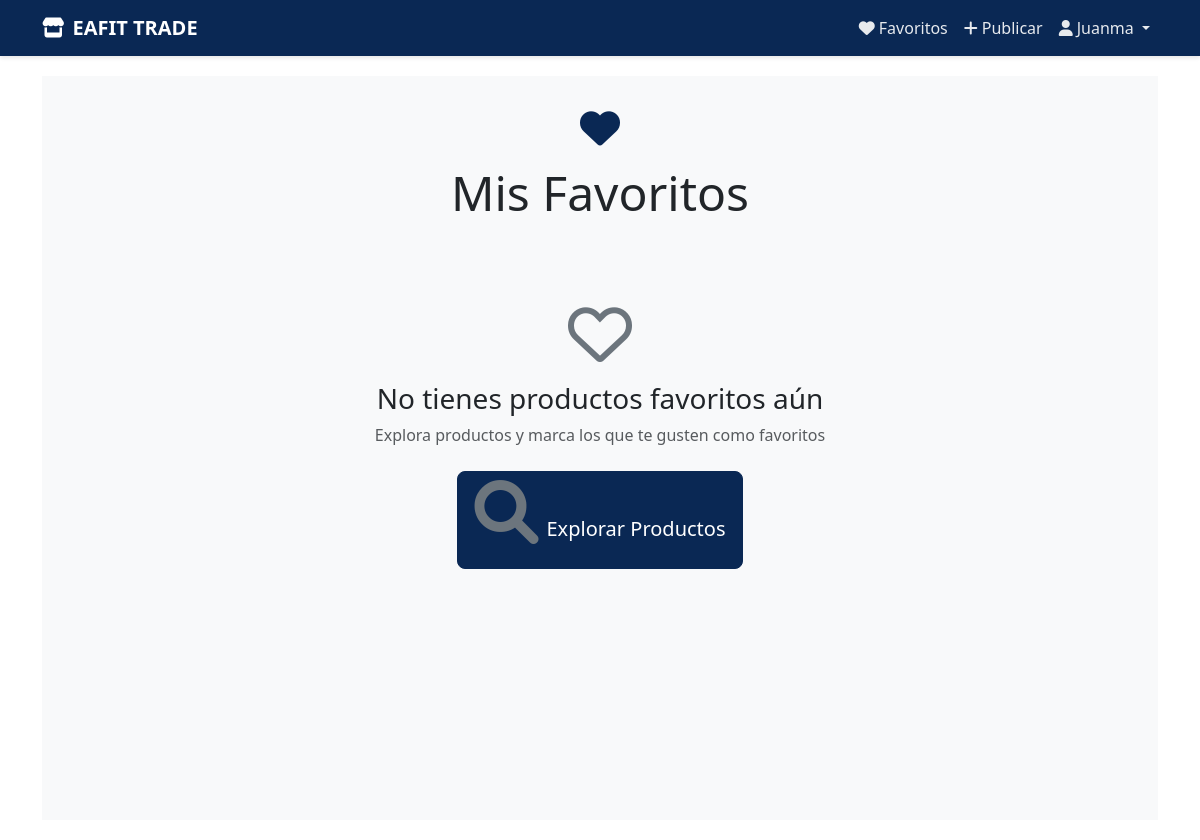
Before: /favorites/ (signed in) with the older database file.
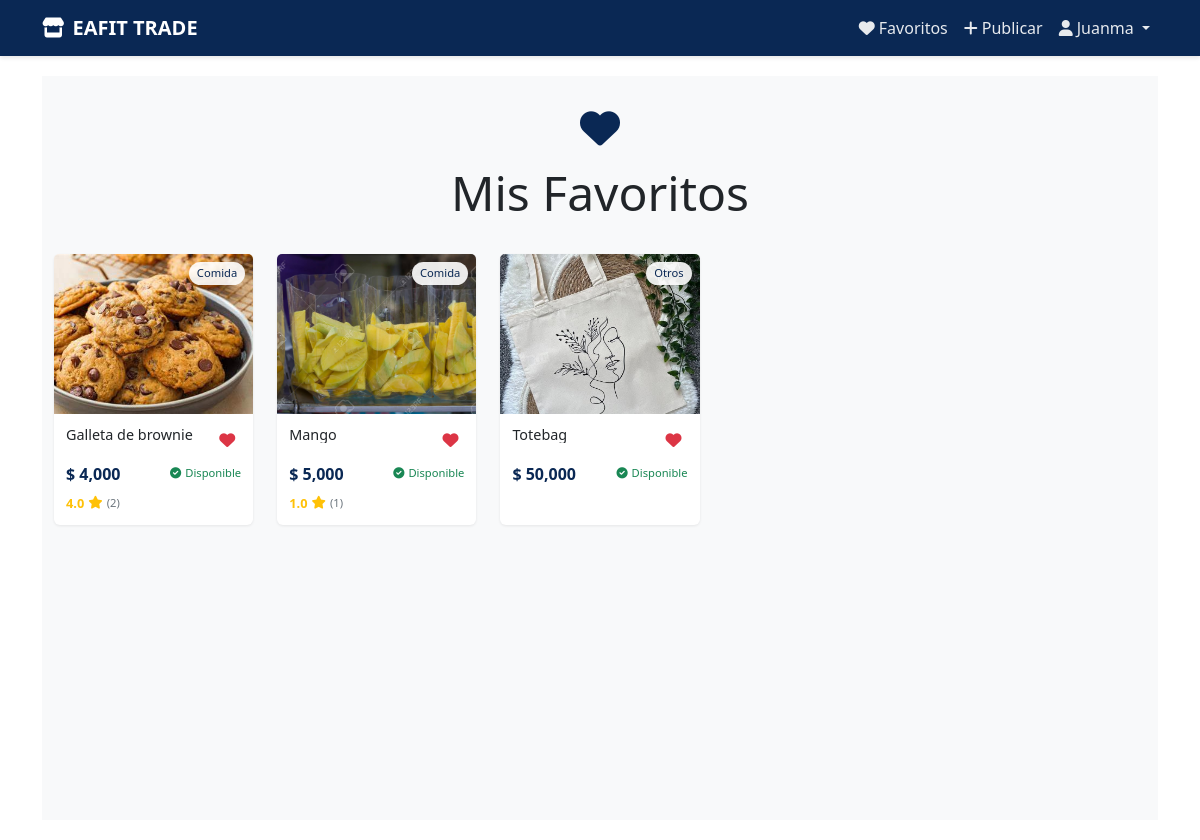
After: the same page with the newer database file.
### products/models.py (models this page shows, shortened)
class Favorite(models.Model):
    user = models.ForeignKey(
        User,
        on_delete=models.CASCADE,
        related_name='favorites'
    )
    product = models.ForeignKey(
        Product,
        on_delete=models.CASCADE,
        related_name='favorited_by'
    )
    created_at = models.DateTimeField(
        auto_now_add=True,
        verbose_name='Fecha de agregado'
    )
    class Meta:
        unique_together = ['user', 'product']
        ordering = ['-created_at']
        verbose_name = 'Favorito'
        verbose_name_plural = 'Favoritos'

class Product(models.Model):
    CATEGORY_CHOICES = [
        ('Comida', 'Comida'),
        ('Ropa', 'Ropa'),
        ('Tecnología', 'Tecnología'),
        ('Libros', 'Libros'),
        ('Otros', 'Otros'),
    ]
    CONDITION_CHOICES = [
        ('Nuevo', 'Nuevo'),
        ('Usado', 'Usado'),
        ('Buen estado', 'Buen estado'),
    ]
    FOOD_TYPE_CHOICES = [
        ('Panadería', 'Panadería'),
        ('Galletas', 'Galletas'),
        ('Repostería', 'Repostería'),
        ('Frutas', 'Frutas'),
        ('Frituras', 'Frituras'),
        ('Dulces', 'Dulces'),
        ('Helados', 'Helados'),
        ('Snacks', 'Snacks'),
        ('Comida rápida', 'Comida rápida'),
        ('Otros', 'Otros'),
    ]
    name = models.CharField(
        max_length=255,
        verbose_name='Nombre',
        help_text='Nombre del producto'
    )
    category = models.CharField(
        max_length=50,
        choices=CATEGORY_CHOICES,
        verbose_name='Categoría',
        null=True,
        blank=True
    )
    food_type = models.CharField(
        max_length=50,
        choices=FOOD_TYPE_CHOICES,
        verbose_name='Tipo de Comida',
        blank=True,
        null=True
    )
    description = models.TextField(
        verbose_name='Descripción',
        help_text='Describe tu producto detalladamente'
    )
    price = models.DecimalField(
        max_digits=10,
        decimal_places=2,
        validators=[MinValueValidator(0.01)],
        verbose_name='Precio',
        help_text='Precio en pesos colombianos'
    )
    published_at = models.DateTimeField(
        default=timezone.now,
        verbose_name='Fecha de publicación'
    )
    condition = models.CharField(
        max_length=50,
        choices=CONDITION_CHOICES,
        verbose_name='Estado',
        blank=True,
        null=True
    )
    image = models.ImageField(
        upload_to='products/',
        verbose_name='Imagen',
        help_text='Imagen del producto'
    )
    seller = models.ForeignKey(
        User,
        on_delete=models.CASCADE,
        verbose_name='Vendedor',
        related_name='products'
    )
    available = models.BooleanField(
        default=True,
        verbose_name='Disponible'
    )
    class Meta:
        verbose_name = 'Producto'
        verbose_name_plural = 'Productos'
        ordering = ['-published_at']
        indexes = [
            models.Index(fields=['name']),
            models.Index(fields=['category']),
            models.Index(fields=['available']),
        ]
    @property
    def average_rating(self):
        comments = self.comments.all()
        if not comments:
            return 0
        return round(sum(comment.rating for comment in comments) / len(comments), 1)
    @property
    def total_ratings(self):
        return self.comments.count()

class Comment(models.Model):
    product = models.ForeignKey(
        Product,
        on_delete=models.CASCADE,
        related_name='comments'
    )
    user = models.ForeignKey(
        User,
        on_delete=models.CASCADE,
        related_name='comments'
    )
    text = models.TextField(
        max_length=500,
        verbose_name='Comentario'
    )
    rating = models.PositiveSmallIntegerField(
        verbose_name='Calificación',
        validators=[MinValueValidator(0), MaxValueValidator(5)],
        help_text='Calificación de 0 a 5 estrellas'
    )
    created_at = models.DateTimeField(
        auto_now_add=True,
        verbose_name='Fecha de publicación'
    )
    class Meta:
        ordering = ['-created_at']
        verbose_name = 'Comentario'
        verbose_name_plural = 'Comentarios'

### products/views.py (the view)
# urls.py: path('favorites/', products_views.favorites_list, name='favorites_list'),
@login_required
def favorites_list(request):
    favorites = Favorite.objects.filter(user=request.user)
    return render(request, 'products/favorites.html', {
        'favorites': favorites
    })

### products/templates/products/favorites.html (shortened to what this page needs)
{% extends 'products/base.html' %}
{% load humanize %}
{% block content %}
<section class="favorites-section">
    <div class="container">
        <div class="favorites-header">
            <i class="fas fa-heart favorites-icon"></i>
            <h1 class="display-5">Mis Favoritos</h1>
        </div>
        {% if favorites %}
        <div class="row g-4">
            {% for favorite in favorites %}
            <div class="col-12 col-sm-6 col-lg-4 col-xl-3" id="favorite-{{ favorite.product.id }}">
                <a href="{% url 'product_detail' favorite.product.id %}" class="text-decoration-none">
                    <div class="card product-card {% if not favorite.product.available %}product-unavailable{% endif %}">
                        <div class="position-relative">
                            {% if favorite.product.image %}
                            <img src="{{ favorite.product.image.url }}"
                                 class="card-img-top product-image {% if not favorite.product.available %}grayscale{% endif %}"
                                 alt="{{ favorite.product.name }}">
                            {% endif %}
                            <span class="category-badge">{{ favorite.product.get_category_display }}</span>
                        </div>
                        <div class="card-body">
                            <div class="d-flex justify-content-between align-items-start mb-2">
                                <h5 class="card-title text-dark mb-0">{{ favorite.product.name }}</h5>
                                <button
                                    onclick="toggleFavorite(event, {{ favorite.product.id }})"
                                    class="favorite-btn"
                                    title="Eliminar de favoritos"
                                >
                                    <i class="fas fa-heart text-danger"></i>
                                </button>
                            </div>
                            <div class="d-flex justify-content-between align-items-center mb-2">
                                <p class="price mb-0">$ {{ favorite.product.price|floatformat:0|intcomma }}</p>
                                <span class="availability-badge {% if favorite.product.available %}text-success{% else %}text-danger{% endif %}">
                                    {% if favorite.product.available %}
                                        <i class="fas fa-check-circle me-1"></i>Disponible
                                    {% else %}
                                        <i class="fas fa-times-circle me-1"></i>No disponible
                                    {% endif %}
                                </span>
                            </div>
                            {% if favorite.product.total_ratings > 0 %}
                            <div class="star-rating">
                                <span class="rating-value">{{ favorite.product.average_rating }}</span>
                                <i class="fas fa-star"></i>
                                <span class="rating-count">({{ favorite.product.total_ratings }})</span>
                            </div>
                            {% endif %}
                        </div>
                    </div>
                </a>
            </div>
            {% endfor %}
        </div>
        {% else %}
        <div class="empty-favorites">
            <i class="far fa-heart mb-3"></i>
            <h3>No tienes productos favoritos aún</h3>
            <p class="text-muted mb-4">Explora productos y marca los que te gusten como favoritos</p>
            <a href="{% url 'home' %}" class="btn btn-primary btn-lg">
                <i class="fas fa-search me-2"></i>Explorar Productos
            </a>
        </div>
        {% endif %}
    </div>
</section>
{% endblock %}

### products/templates/products/base.html (shortened to what this page needs)
<!DOCTYPE html>
<html>
<head>
    <link href="https://cdn.jsdelivr.net/npm/bootstrap@5.3.2/dist/css/bootstrap.min.css" rel="stylesheet">
    <link href="https://cdnjs.cloudflare.com/ajax/libs/font-awesome/6.0.0/css/all.min.css" rel="stylesheet">
</head>
<body>
    <nav class="navbar navbar-expand-lg navbar-dark">
        <div class="container">
            <a class="navbar-brand" href="{% url 'home' %}">
                <i class="fas fa-store me-2"></i>EAFIT TRADE
            </a>
            <div class="collapse navbar-collapse" id="navbarNav">
                <ul class="navbar-nav ms-auto">
                    {% if user.is_authenticated %}
                        <li class="nav-item">
                            <a class="nav-link" href="{% url 'favorites_list' %}">
                                <i class="fas fa-heart me-1"></i>Favoritos
                            </a>
                        </li>
                        <li class="nav-item">
                            <a class="nav-link" href="{% url 'add_product' %}">
                                <i class="fas fa-plus me-1"></i>Publicar
                            </a>
                        </li>
                        <li class="nav-item dropdown">
                            <a class="nav-link dropdown-toggle" href="#" role="button" data-bs-toggle="dropdown">
                                <i class="fas fa-user me-1"></i>{{ user.username }}
                            </a>
                        </li>
                    {% endif %}
                </ul>
            </div>
        </div>
    </nav>
    <div class="content">
        <div class="container">
            {% block content %}{% endblock %}
        </div>
    </div>
</body>
</html>

### products/templates/products/base.html (style rules this page uses)
:root { --primary-color: hwb(216 4% 67%); --secondary-color: #6c757d; }
.navbar { background-color: var(--primary-color); box-shadow: 0 2px 4px rgba(0,0,0,0.1); }
.navbar-brand { font-weight: bold; color: white !important; }
.nav-link { color: rgba(255,255,255,0.9) !important; }
.content { min-height: calc(100vh - 56px); padding: 20px 0; }

### products/templates/products/favorites.html (style rules this page uses)
.favorites-section { background-color: #f8f9fa; padding: 2rem 0; min-height: calc(100vh - 56px); }
.favorites-header { margin-bottom: 2rem; text-align: center; }
.favorites-icon { color: var(--primary-color); font-size: 2.5rem; margin-bottom: 1rem; }
.product-card { height: 100%; transition: all 0.2s; border: none; box-shadow: 0 1px 3px rgba(0,0,0,0.08); max-width: 280px; margin: 0 auto; }
.product-image { height: 160px; object-fit: cover; }
.card-body { padding: 0.75rem; }
.card-title { font-size: 0.9rem; font-weight: 500; line-height: 1.2; display: -webkit-box; -webkit-line-clamp: 2; -webkit-box-orient: vertical; overflow: hidden; margin-bottom: 0.25rem; }
.price { font-size: 1rem; font-weight: 600; color: var(--primary-color); }
.category-badge { position: absolute; top: 8px; right: 8px; background-color: rgba(255,255,255,0.9); padding: 0.2rem 0.5rem; border-radius: 16px; font-size: 0.7rem; color: var(--primary-color); }
.favorite-btn { padding: 0; width: 28px; height: 28px; display: flex; align-items: center; justify-content: center; border-radius: 50%; background: rgba(255,255,255,0.9); border: none; z-index: 2; }
.star-rating { display: flex; align-items: center; gap: 0.25rem; margin-top: 0.25rem; font-size: 0.8rem; color: #ffc107; }
.rating-value { font-weight: 600; }
.rating-count { color: var(--secondary-color); font-size: 0.7rem; }
.availability-badge { font-size: 0.7rem; font-weight: 500; }
.text-success { color: #198754 !important; }
.text-danger { color: #dc3545 !important; }
@media (min-width: 1200px) { .col-xl-3 { flex: 0 0 auto; width: 20%; } }

Changed rows visible on the page:
added Favorite: product.image (picture), product.category "Comida", product.name "Galleta de brownie", product.price "4,000", shows "Disponible", product.average_rating "4.0", product.total_ratings "2"
added Favorite: product.image (picture), product.category "Comida", product.name "Mango", product.price "5,000", shows "Disponible", product.average_rating "1.0", product.total_ratings "1"
added Favorite: product.image (picture), product.category "Otros", product.name "Totebag", product.price "50,000", shows "Disponible"
Other visible differences:
text no longer shown: "No tienes productos favoritos aún Explora productos y marca los que te gusten como favoritos Explorar Productos"
